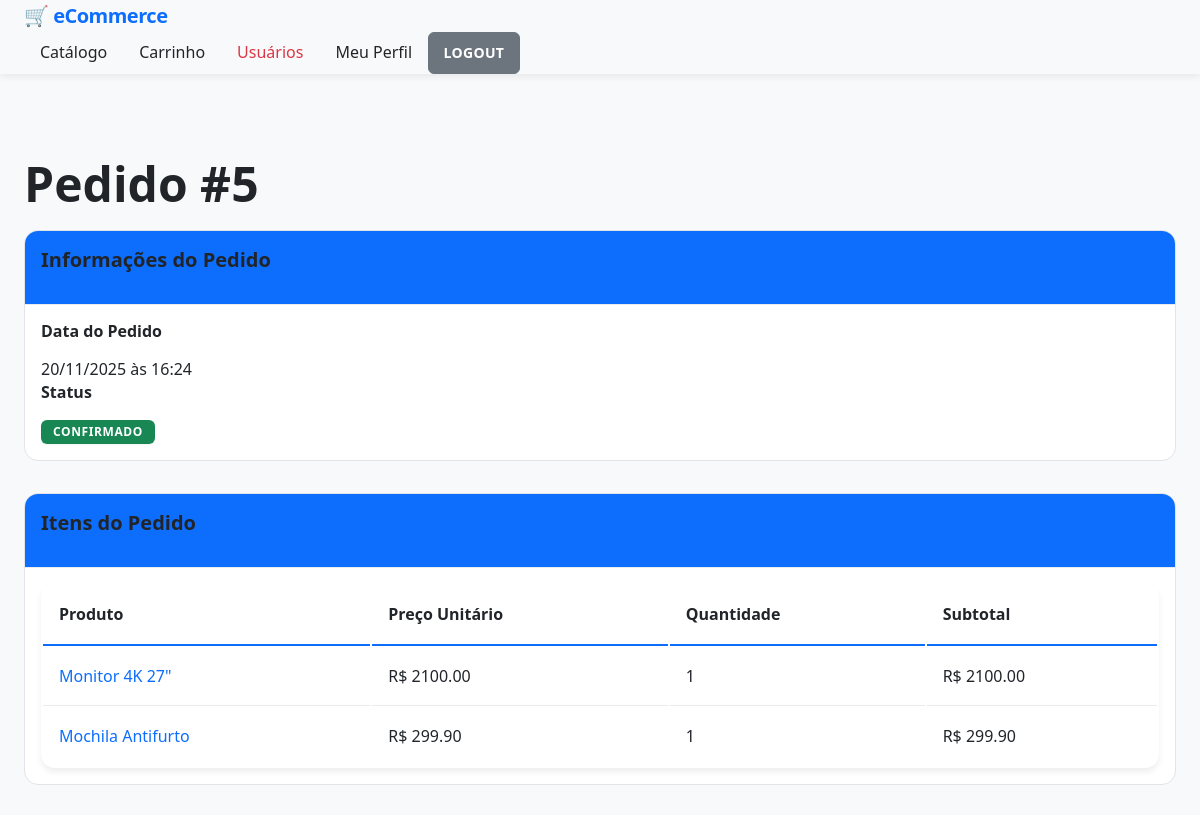
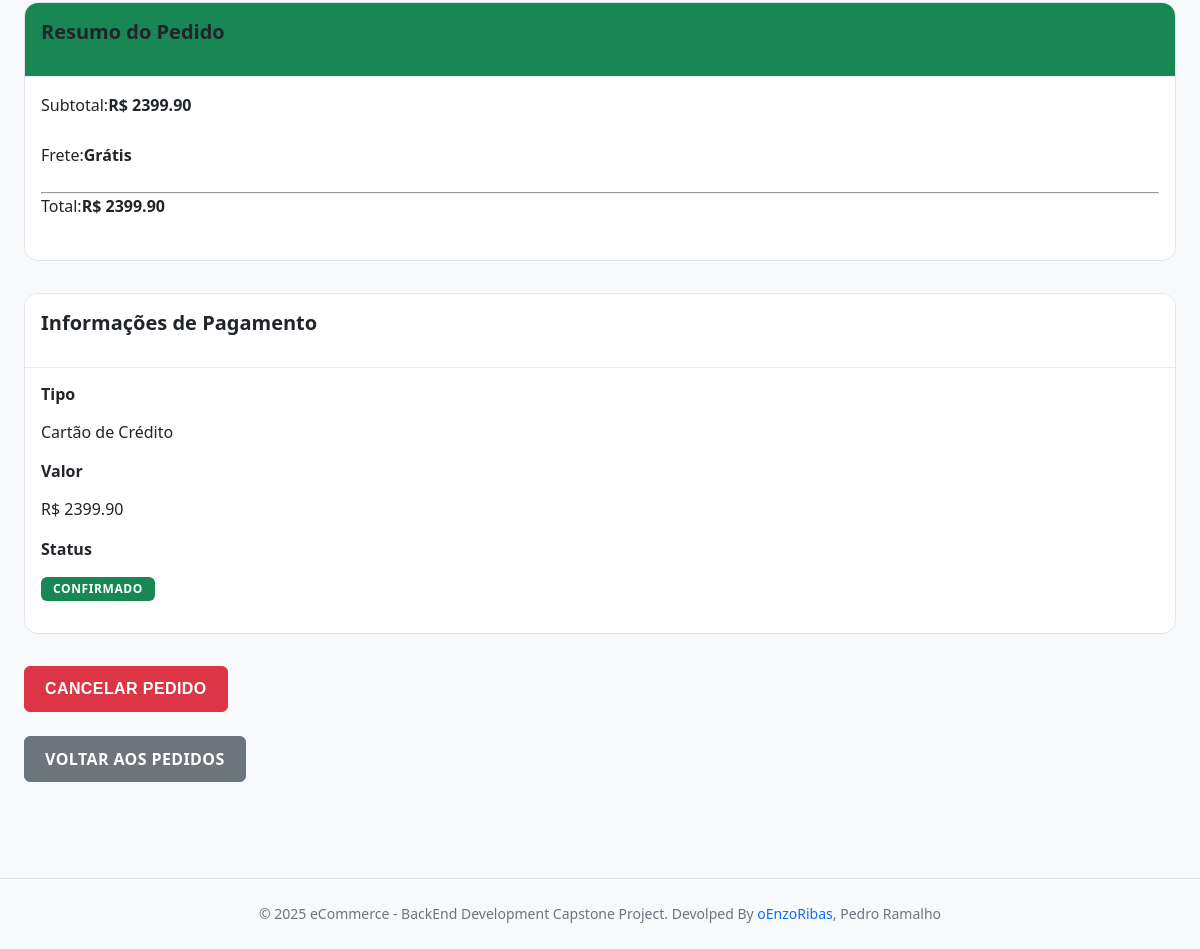
/pedidos/5 (signed in), run on the app's committed database (2 pictures, top to bottom).
### models/pedido_model.py (models this page shows, shortened)
class Pedido(db.Model):
    __tablename__ = 'pedidos'
    id = Column(Integer, primary_key=True, autoincrement=True, nullable=False)
    cliente_id = Column(Integer, ForeignKey('clientes.id'), nullable=False)
    data = Column(db.DateTime, default=datetime.datetime.now)
    status = Column(String(256), default="pendente")
    itens = db.relationship('ItemPedido', backref='pedido', lazy=True, cascade='all, delete-orphan')
    pagamentos = db.relationship('Pagamento', backref='pedido', lazy=True, cascade='all, delete-orphan')
    def calcular_total(self):
        return sum(item.calcular_subtotal() for item in self.itens)

class ItemPedido(db.Model):
    __tablename__ = 'itens_pedido'
    id = Column(Integer, primary_key=True, autoincrement=True, nullable=False)
    pedido_id = Column(Integer, ForeignKey('pedidos.id'), nullable=False)
    produto_id = Column(Integer, ForeignKey('produtos.id'), nullable=False)
    quantidade = Column(Integer, nullable=False)
    preco_unitario = db.Column(db.Numeric(10,2), nullable=False)
    produto = db.relationship('Produto', primaryjoin='ItemPedido.produto_id == Produto.id')
    def calcular_subtotal(self):
        return float(self.preco_unitario) * self.quantidade

### models/produto_model.py (models this page shows, shortened)
class Produto(db.Model):
    __tablename__ = 'produtos'
    id = Column(Integer, primary_key=True, autoincrement=True, nullable=False)
    nome = Column(String(256), nullable=False)
    descricao = Column(String(256))
    preco = Column(db.Numeric(10,2), nullable=False)
    estoque = Column(Integer, nullable=False, default=0)

### models/pagamento_model.py (models this page shows, shortened)
class Pagamento(db.Model):
    __tablename__ = 'pagamentos'
    id = Column(Integer, primary_key=True, autoincrement=True, nullable=False)
    pedido_id = Column(Integer, ForeignKey('pedidos.id'), nullable=False)
    tipo = Column(String(256))
    valor = Column(db.Numeric(10,2), nullable=False)
    status = Column(String(256), default="aguardando")

### routes/pedidos.py (the view)
@pedidos_bp.route('/<int:pedido_id>')
@requer_autenticacao
def detalhes(pedido_id):
    cliente = get_cliente_autenticado()
    pedido = Pedido.query.get_or_404(pedido_id)
    if pedido.cliente_id != cliente.id:
        flash('Você não tem permissão para acessar este pedido.', 'danger')
        return redirect(url_for('cliente.listar_usuarios'))
    return render_template('pedidos/detalhes.html', pedido=pedido)

### utils/auth_utils.py (called while the page is built)
def get_cliente_autenticado():
    cliente_id = session.get('cliente_id')
    if cliente_id:
        return Cliente.query.get(cliente_id)
    return None

def cliente_autenticado():
    return session.get('cliente_autenticado', False)

def requer_autenticacao(f):
    @wraps(f)
    def decorated_function(*args, **kwargs):
        if not cliente_autenticado():
            return redirect(url_for('auth.login'))
        return f(*args, **kwargs)
    return decorated_function

### templates/pedidos/detalhes.html (shortened to what this page needs)
{% extends "base.html" %}  {% block content %}
<div class="row mt-4">
  <div class="col-md-8">
    <h1>Pedido #{{ pedido.id }}</h1>
    <div class="card mb-4 shadow-sm">
      <div class="card-header bg-primary text-white">
        <h5 class="mb-0">Informações do Pedido</h5>
      </div>
      <div class="card-body">
        <div class="row">
          <div class="col-md-6">
            <h6>Data do Pedido</h6>
            <p>{{ pedido.data.strftime('%d/%m/%Y às %H:%M') }}</p>
          </div>
          <div class="col-md-6">
            <h6>Status</h6>
            <p>
               {% if pedido.status ==
              'pendente' %}
              <span class="badge bg-warning text-dark">Pendente</span>
              {% elif pedido.status == 'confirmado' %}
              <span class="badge bg-success">Confirmado</span>
              {% elif pedido.status == 'enviado' %}
              <span class="badge bg-info">Enviado</span>
              {% elif pedido.status == 'entregue' %}
              <span class="badge bg-primary">Entregue</span>
              {% else %}
              <span class="badge bg-danger">{{ pedido.status | upper }}</span>
              {% endif %}
            </p>
          </div>
        </div>
      </div>
    </div>
    <div class="card mb-4 shadow-sm">
      <div class="card-header bg-primary text-white">
        <h5 class="mb-0">Itens do Pedido</h5>
      </div>
      <div class="card-body">
        <div class="table-responsive">
          <table class="table">
            <thead>
              <tr>
                <th>Produto</th>
                <th>Preço Unitário</th>
                <th>Quantidade</th>
                <th>Subtotal</th>
              </tr>
            </thead>
            <tbody>
              {% for item in pedido.itens %}
              <tr>
                <td>
                  <a href="{{ url_for('produtos.detalhes', produto_id=item.produto_id) }}">
                    {{ item.produto.nome if item.produto else 'Produto Removido'
                    }}
                  </a>
                </td>
                <td>R$ {{ "%.2f"|format(item.preco_unitario) }}</td>
                <td>{{ item.quantidade }}</td>
                <td>R$ {{ "%.2f"|format(item.calcular_subtotal()) }}</td>
              </tr>
              {% endfor %}
            </tbody>
          </table>
        </div>
      </div>
    </div>
  </div>
  <div class="col-md-4">
    <div class="card shadow mb-4">
      <div class="card-header bg-success text-white">
        <h5 class="mb-0">Resumo do Pedido</h5>
      </div>
      <div class="card-body">
        <div class="d-flex justify-content-between mb-3">
          <span>Subtotal:</span>
          <strong>R$ {{ "%.2f"|format(pedido.calcular_total()) }}</strong>
        </div>
        <div class="d-flex justify-content-between mb-3">
          <span>Frete:</span>
          <strong>Grátis</strong>
        </div>
        <hr />
        <div class="d-flex justify-content-between mb-3">
          <span class="fs-5">Total:</span>
          <strong class="fs-5">R$ {{ "%.2f"|format(pedido.calcular_total()) }}</strong>
        </div>
      </div>
    </div>
     {% set pagamento =
    pedido.pagamentos[0] if pedido.pagamentos else None %} {% if pagamento %}
    <div class="card shadow mb-4">
      <div class="card-header bg-info text-white">
        <h5 class="mb-0">Informações de Pagamento</h5>
      </div>
      <div class="card-body">
        <div class="mb-2">
          <h6>Tipo</h6>
          <p>
            {% if pagamento.tipo == 'cartao' %} Cartão de Crédito {% elif
            pagamento.tipo == 'pix' %} PIX {% elif pagamento.tipo == 'boleto' %}
            Boleto Bancário {% else %} {{ pagamento.tipo | upper }} {% endif %}
          </p>
        </div>
        <div class="mb-2">
          <h6>Valor</h6>
          <p>R$ {{ "%.2f"|format(pagamento.valor) }}</p>
        </div>
        <div class="mb-2">
          <h6>Status</h6>
          <p>
             {% if pagamento.status ==
            'aguardando' %}
            <span class="badge bg-warning text-dark">Aguardando</span>
            {% elif pagamento.status == 'confirmado' %}
            <span class="badge bg-success">Confirmado</span>
            {% else %}
            <span class="badge bg-danger">{{ pagamento.status | upper }}</span>
            {% endif %}
          </p>
        </div>
      </div>
    </div>
    {% endif %}  {% if pedido.status in
    ['pendente', 'confirmado'] %}
    <form method="POST" action="{{ url_for('pedidos.cancelar', pedido_id=pedido.id) }}" class="mt-3">
      <button type="submit" class="btn btn-danger w-100"
        onclick="return confirm('Tem certeza que deseja cancelar este pedido? Isso restaurará o estoque.')">
        Cancelar Pedido
      </button>
    </form>
    {% endif %}
    <div class="mt-3">
      <a href="{{ url_for('pedidos.listar', cliente_id=pedido.cliente_id) }}"
        class="btn btn-secondary w-100 btn-registrar">
        Voltar aos Pedidos
      </a>
    </div>
  </div>
</div>
{% endblock %}

### data on the page
Pedido: id "5", data "20/11/2025 às 16:24"
ItemPedido: produto "Monitor 4K 27\"", preco_unitario "2100.00", quantidade "1", calcular_subtotal "2100.00", calcular_total "2399.90"
ItemPedido: produto "Mochila Antifurto", preco_unitario "299.90", quantidade "1", calcular_subtotal "299.90"
Pagamento: valor "2399.90"
